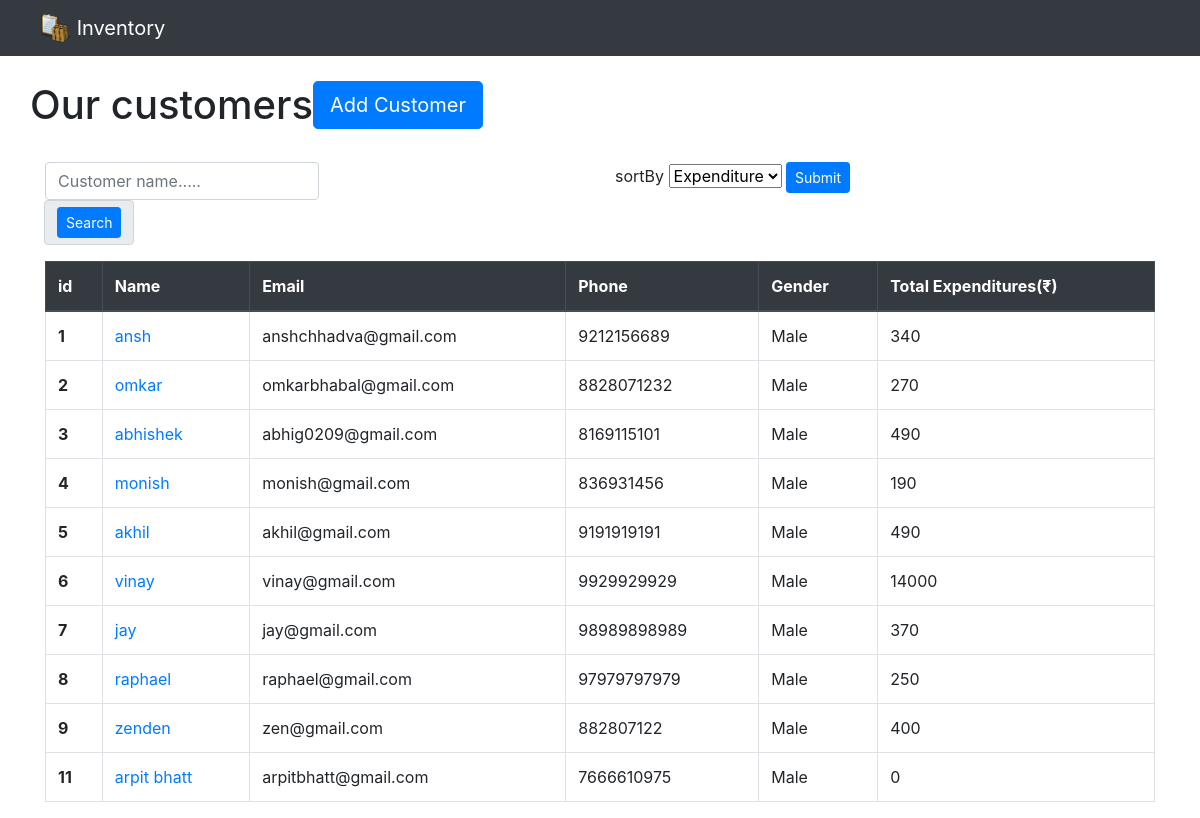
Page /viewCustomers.php on the earlier database version.
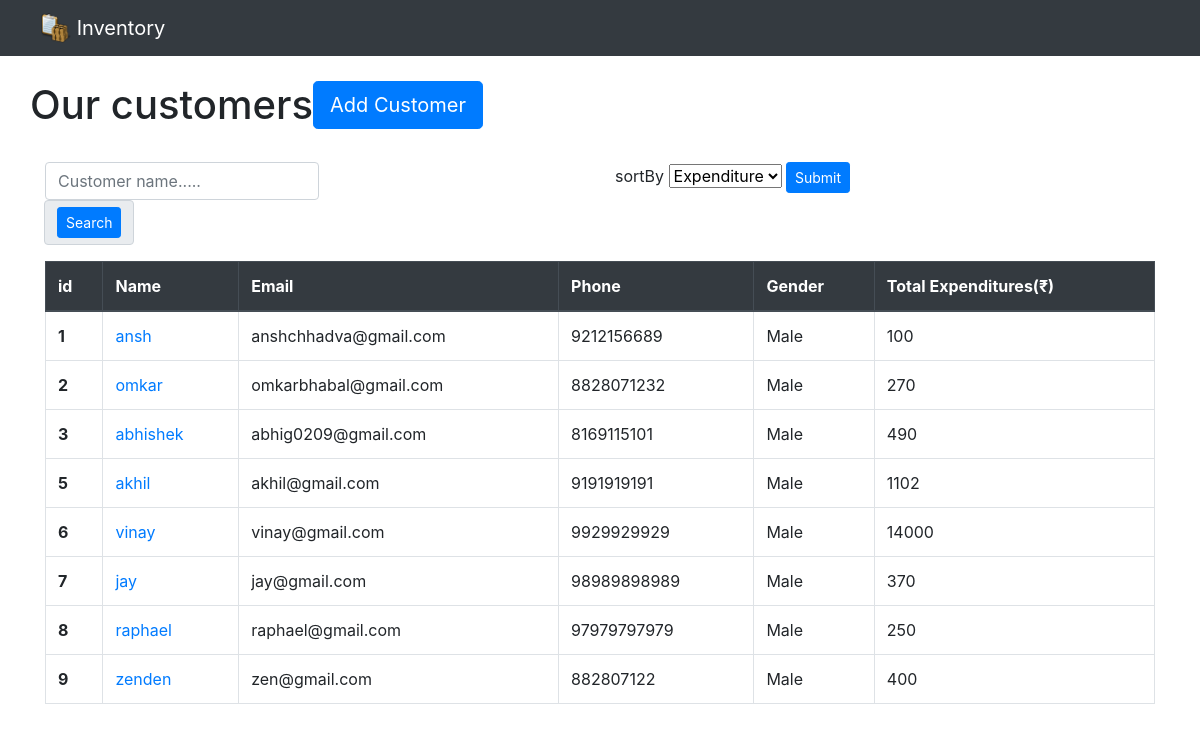
Same page on the later database version.
### tables this page shows
CREATE TABLE `customer` (
  `id` int(255) NOT NULL,
  `customer_name` varchar(100) NOT NULL,
  `customer_email` varchar(100) NOT NULL,
  `customer_phone` bigint(10) NOT NULL,
  `customer_gender` varchar(10) NOT NULL,
  `total_expenditure` int(255) NOT NULL
);

### viewCustomers.php (the view, shortened to what this page needs)
<?php
    include('nav.php');
    ?>
<div class="container">
    <div class="row"  style="margin-top:25px">
        <h1>Our customers</h1>
        <span style="float:left;">
        <a href="customerRegistration.php">
            <button class="btn btn-primary btn-lg">Add Customer</button>
        </a>
        </span>
    </div>
    <div class="row" style="margin-top:25px">
        <div class="col col-lg-6">
            <div class="form-group input-group mb-3">
                <form action = 'viewCustomers.php' method = POST>
                    <input type="text" class="form-control" name="search_customer" placeholder="Customer name....." required>
                    <div class="input-group-append">
                        <span class="input-group-text"><button type="submit" name="search" class="btn btn-primary btn-sm">Search</button></span>
                    </div>
                </form>
            </div>
        </div>
        <div class="col col-lg-6">
            <div class="form-group input-group mb-3">
                <form action = 'viewCustomers.php' method = POST>
                    <label for="sortBy">sortBy</label>
                    <select class="select" id="inputState" name="sort_by_expenditure">
                        <option value="total_expenditure">Expenditure</option>
                    </select>
                    <button type="submit" name="submit" class="btn btn-primary btn-sm">Submit</button>
                </form>
            </div>
        </div>
    </div>
    <table class="table table-bordered">
        <thead class="thead-dark">
            <tr>
                <th scope="col">id</th>
                <th scope="col">Name</th>
                <th scope="col">Email</th>
                <th scope="col">Phone</th>
                <th scope="col">Gender</th>
                <th scope="col">Total Expenditures(₹)</th>
            </tr>
        </thead>
        <tbody>
        <?php
            if(isset($_POST['search']) && isset($_POST['search_customer'])){
                $customer_name = $_POST['search_customer'];
                $get_pro = "select * from customer where customer_name like '%$customer_name%'";
                $run_pro = mysqli_query($con, $get_pro);
                $count = mysqli_num_rows($run_pro);
                if ($count > 0) {
                    while ($results = mysqli_fetch_array($run_pro)) {
                        $customer_id = $results['id'];
                        $customer_name = $results['customer_name'];
                        $customer_email = $results['customer_email'];
                        $customer_phone = $results['customer_phone'];
                        $customer_gender = $results['customer_gender'];
                        $total_expenditure = $results['total_expenditure'];
                        echo "<tr>
                                <th scope='row'>$customer_id </th>
                                <td><a href = './customerDetails.php?id=$customer_id'>$customer_name</a></td>
                                <td>$customer_email</td>
                                <td>$customer_phone </td>
                                <td>$customer_gender</td>
                                <td>$total_expenditure</td>
                        </tr>";
                    }
                }else{
                    echo "No customer found ";
                }
            }else{
                $customers_query = "select * from customer";
                $run_query = mysqli_query($con, $customers_query);
                while ($rows = mysqli_fetch_array($run_query)) {
                    $customer_id = $rows['id'];
                    $customer_name = $rows['customer_name'];
                    $customer_email = $rows['customer_email'];
                    $customer_phone = $rows['customer_phone'];
                    $customer_gender = $rows['customer_gender'];
                    $total_expenditure = $rows['total_expenditure'];
                    echo "<tr>
                            <th scope='row'>$customer_id </th>
                            <td><a href = './customerDetails.php?id=$customer_id'>$customer_name</a></td>
                            <td>$customer_email</td>
                            <td>$customer_phone </td>
                            <td>$customer_gender</td>
                            <td>$total_expenditure</td>
                    </tr>";
                }
            }
        ?>
        </tbody>
    </table>
</div>
<?php
    include('footer.php');
    ?>

Differences in the rows shown:
removed customer: id "4", customer_name "monish", customer_email "monish@gmail.com", customer_phone "836931456", customer_gender "Male", total_expenditure "190"
removed customer: id "11", customer_name "arpit bhatt", customer_email "arpitbhatt@gmail.com", customer_phone "7666610975", customer_gender "Male", total_expenditure "0"
changed customer "ansh": total_expenditure "340" → "100"
changed customer "akhil": total_expenditure "490" → "1102"
